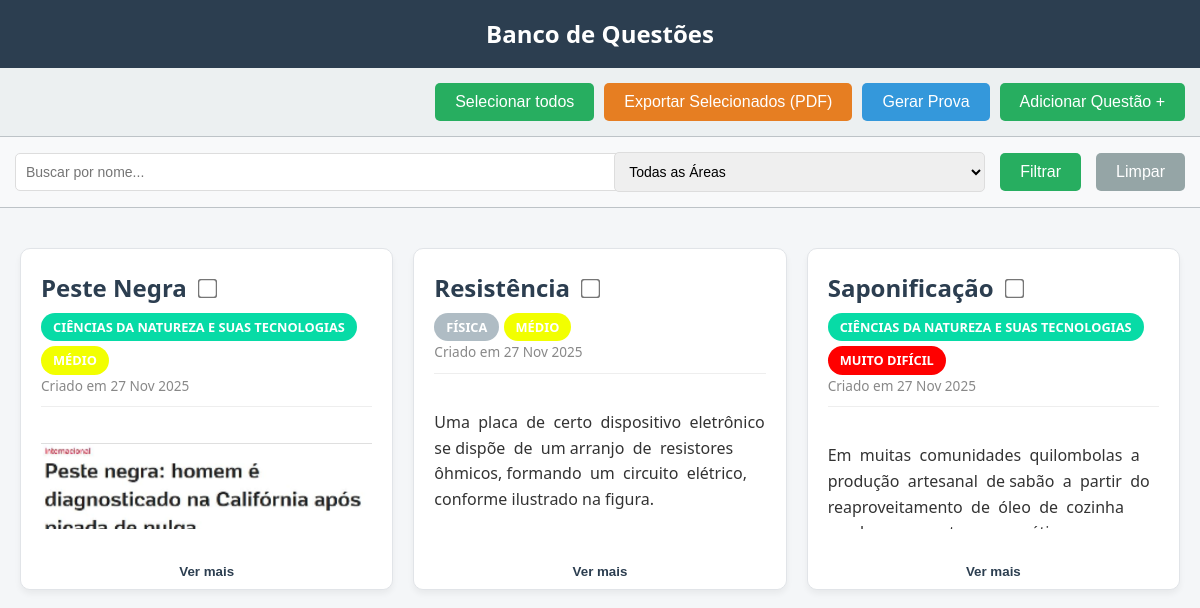
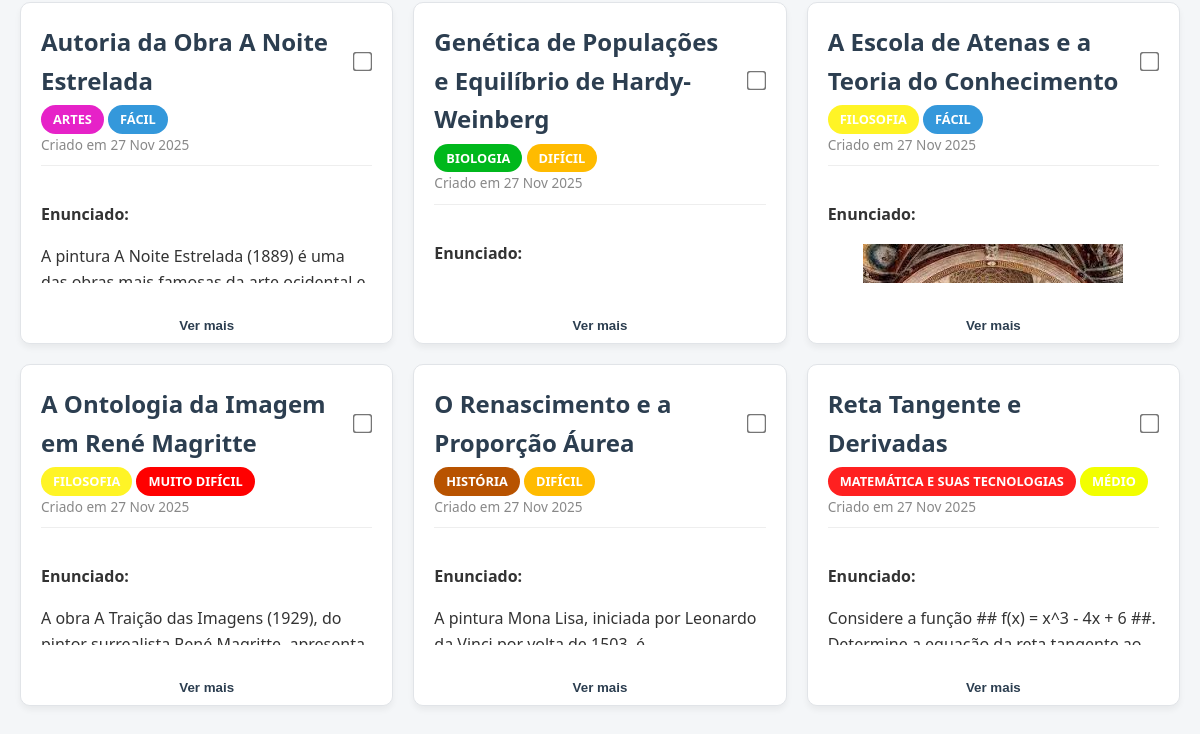
Before: / with the older database file (2 pictures, top to bottom).
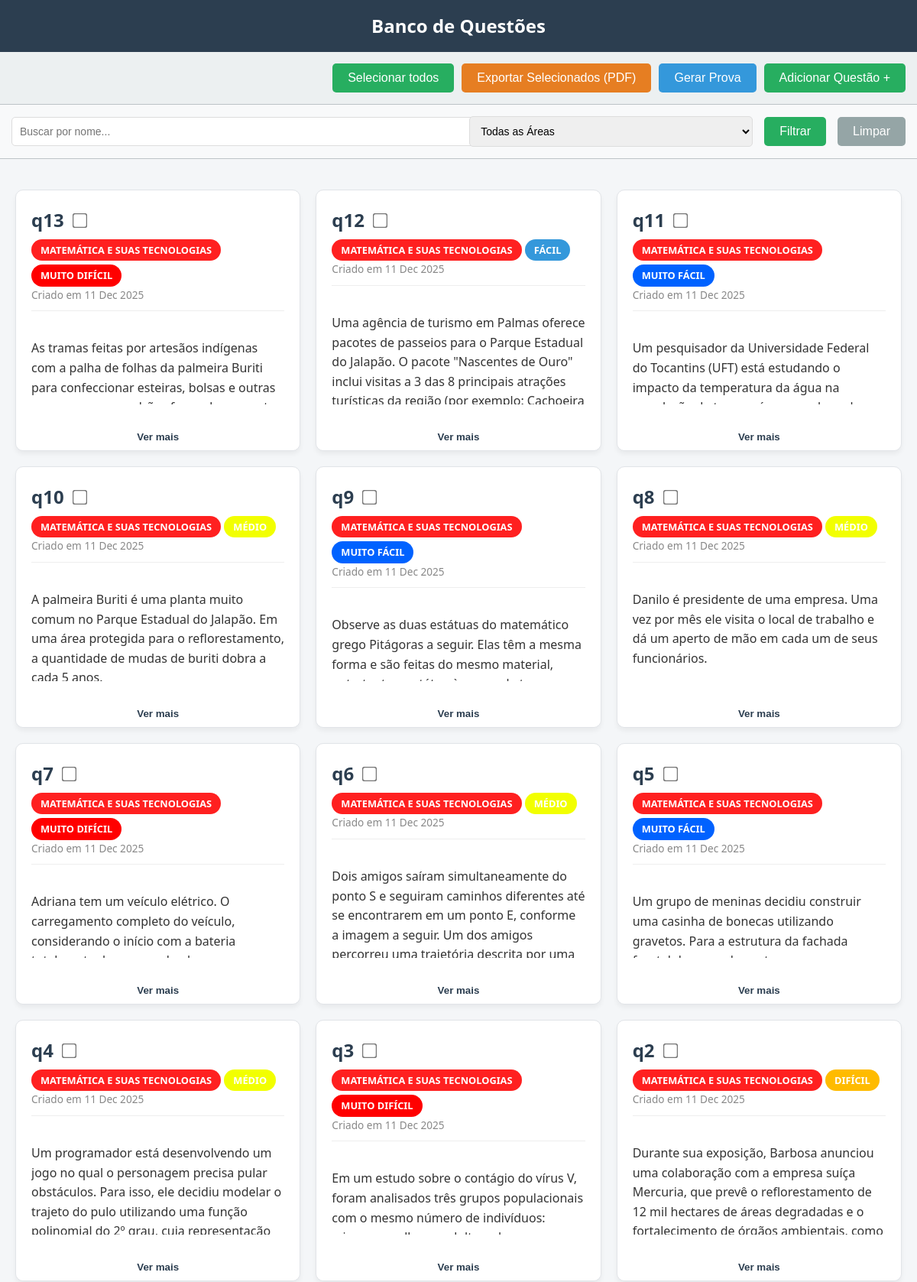
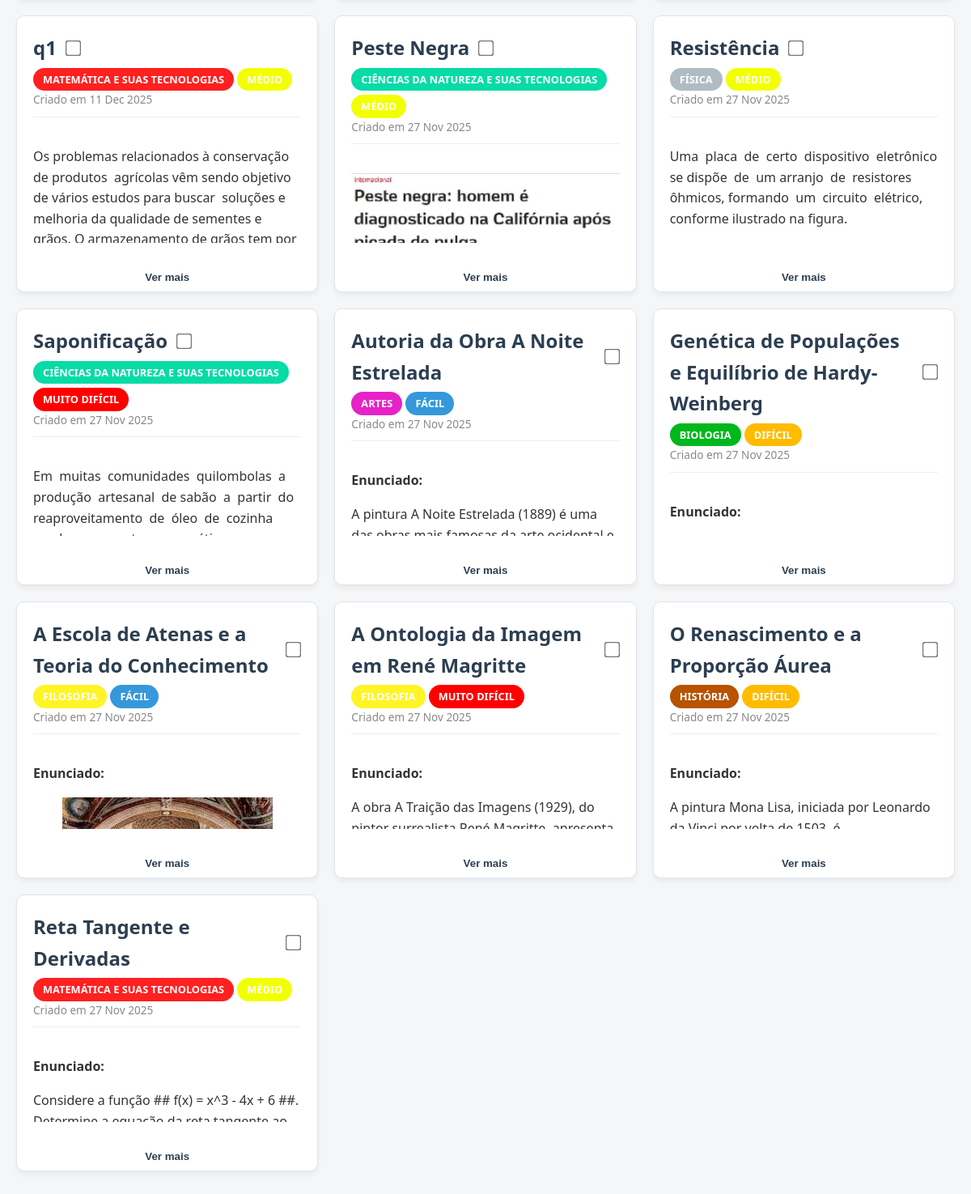
After: the same page with the newer database file (2 pictures, top to bottom).
### core/models.py (models this page shows, shortened)
class Post(models.Model):
    title = models.CharField(max_length=200)
    content = models.TextField()
    area_do_conhecimento = models.ForeignKey(AreaDoConhecimento, on_delete=models.SET_NULL, null=True, blank=True)
    dificuldade = models.ForeignKey(Dificuldade, on_delete=models.SET_NULL, null=True, blank=True)
    created_at = models.DateTimeField(auto_now_add=True, blank=True)
    updated_at = models.DateTimeField(auto_now=True)

class AreaDoConhecimento(models.Model):
    name = models.CharField(max_length=200)
    color = ColorField(default='#3498db', help_text="Choose a color")
    created_at = models.DateTimeField(auto_now_add=True)
    updated_at = models.DateTimeField(auto_now=True)
    def __str__(self):
        return self.name

class Dificuldade(models.Model):
    name = models.CharField(max_length=200)
    color = ColorField(default='#3498db', help_text="Choose a color")
    created_at = models.DateTimeField(auto_now_add=True)
    updated_at = models.DateTimeField(auto_now=True)
    def __str__(self):
        return self.name

### core/views.py (the view)
# urls.py: path('', views.PostListView.as_view(), name='index'),
class PostListView(ListView):
    model = Post
    template_name = 'index.html'
    context_object_name = 'posts'
    ordering = ['-created_at']
    def get_queryset(self):
        queryset = super().get_queryset()
        search_query = self.request.GET.get('search', '')
        if search_query:
            queryset = queryset.filter(title__icontains=search_query)
        area_id = self.request.GET.get('area', '')
        if area_id:
            queryset = queryset.filter(area_do_conhecimento_id=area_id)
        return queryset
    def get_context_data(self, **kwargs):
        context = super().get_context_data(**kwargs)
        context['form'] = PostForm()
        context['areas'] = AreaDoConhecimento.objects.all().order_by('name')
        context['current_search'] = self.request.GET.get('search', '')
        context['current_area'] = self.request.GET.get('area', '')
        return context

### core/forms.py
class PostForm(forms.ModelForm):
    class Meta:
        model = Post
        fields = ['title', 'content', 'area_do_conhecimento', 'dificuldade']
        widgets = {
            'content': SummernoteWidget(),
        }

### templates/index.html (shortened to what this page needs)
{% load static %}
<!DOCTYPE html>
<html lang="pt-br">
<head>
    <link rel="stylesheet" href="{% static 'css/styles.css' %}">
</head>
<body>
    <nav
        style="background: #2c3e50; color: white; padding: 15px; text-align: center; display: flex; align-items: center; justify-content: center;">
        <h1 style="margin: 0;">Banco de Questões</h1>
    </nav>
    <div class="action-bar">
        <button type="button" class="btn-add" style="position: static; background-color: #27ae60;"
            onclick="toggleSelectAll()">Selecionar todos</button>
        <button type="submit" form="exportForm" class="btn-add"
            style="position: static; background-color: #e67e22;">Exportar Selecionados (PDF)</button>
        <button type="submit" form="exportForm" formaction="{% url 'generate_exam_pdf' %}" class="btn-add"
            style="position: static; background-color: #3498db;">Gerar Prova</button>
        <button type="button" class="btn-add" style="position: static;" onclick="openModal()">Adicionar Questão
            +</button>
    </div>
    <div class="filter-bar"
        style="background-color: #f8f9fa; padding: 15px; border-bottom: 1px solid #bdc3c7; display: flex; gap: 15px; align-items: center;">
        <div style="flex: 1;">
            <input type="text" id="searchInput" placeholder="Buscar por nome..." value="{{ current_search }}"
                style="width: 100%; padding: 10px; border: 1px solid #ddd; border-radius: 5px; font-size: 14px;">
        </div>
        <div style="min-width: 250px;">
            <select id="areaFilter"
                style="width: 100%; padding: 10px; border: 1px solid #ddd; border-radius: 5px; font-size: 14px;">
                <option value="">Todas as Áreas</option>
            </select>
        </div>
        <button onclick="applyFilters()" class="btn-add" style="position: static; white-space: nowrap;">
            Filtrar
        </button>
        <button onclick="clearFilters()" class="btn-add"
            style="position: static; background-color: #95a5a6; white-space: nowrap;">
            Limpar
        </button>
    </div>
    <form id="exportForm" action="{% url 'export_selected_pdf' %}" method="POST">
        <div class="feed-container">
            {% for post in posts %}
            <article class="post-card" id="card-post-{{ post.id }}">
                <div class="post-header">
                    <div class="header-text">
                        <div style="display: flex; align-items: center; gap: 10px;">
                            <h2 class="post-title" style="margin: 0;">{{ post.title }}
                            </h2>
                            <input type="checkbox" name="post_ids" value="{{ post.id }}" style="transform: scale(1.5);">
                        </div>
                        {% if post.area_do_conhecimento %}
                        <span class="area-pill" style="background-color: {{ post.area_do_conhecimento.color }};">
                            {{ post.area_do_conhecimento.name }}</span>
                        {% endif %}
                        {% if post.dificuldade %}
                        <span class="area-pill" style="background-color: {{ post.dificuldade.color }};">
                            {{ post.dificuldade.name }}</span>
                        {% endif %}
                        <div class="post-meta">
                            Criado em {{ post.created_at|date:"d M Y" }}
                        </div>
                    </div>
                </div>
                <div class="post-content">
                    {{ post.content|safe }}
                </div>
                <button type="button" class="btn-expand" data-id="{{ post.id }}" data-title="{{ post.title|escapejs }}"
                    data-date="{{ post.created_at|date:'d M Y' }}" onclick="openViewModal(this)">Ver
                    mais</button>
            </article>
            {% empty %}
            <div class="post-card" style="text-align: center; color: #666;">
                <p>Nenhuma questão encontrada.</p>
            </div>
            {% endfor %}
        </div>
    </form>
</body>
</html>

### static/css/styles.css (style rules this page uses)
body { font-family: 'Segoe UI', Roboto, Helvetica, Arial, sans-serif; background-color: #f4f6f8; margin: 0; padding: 0; color: #333; line-height: 1.6; }
.feed-container { max-width: 1200px; margin: 40px auto; padding: 0 20px; display: grid; grid-template-columns: repeat(auto-fill, minmax(300px, 1fr)); gap: 20px; }
.post-card { background-color: #ffffff; border: 1px solid #e1e4e8; border-radius: 10px; padding: 20px; box-shadow: 0 4px 6px rgba(0, 0, 0, 0.05); page-break-inside: avoid; display: flex; flex-direction: column; height: 300px; overflow: hidden; position: relative; transition: all 0.3s ease; }
.post-header { margin-bottom: 20px; border-bottom: 1px solid #eee; padding-bottom: 10px; display: flex; justify-content: space-between; align-items: flex-start; }
.header-text { flex: 1; }
.post-title { margin: 0 0 5px 0; color: #2c3e50; font-size: 1.5rem; }
.post-meta { font-size: 0.85rem; color: #888; }
.post-content { font-size: 1rem; flex: 1; overflow: hidden; margin-bottom: 40px; }
.btn-expand { position: absolute; bottom: 0; left: 0; width: 100%; padding: 10px; background: linear-gradient(to bottom, transparent, white 20%, white); border: none; color: #2c3e50; font-weight: bold; cursor: pointer; text-align: center; border-bottom-left-radius: 10px; border-bottom-right-radius: 10px; }
.post-content img { max-width: 100%; height: auto; }
.btn-add { background-color: #27ae60; color: white; padding: 10px 20px; border: none; border-radius: 5px; cursor: pointer; text-decoration: none; font-size: 1rem; position: absolute; right: 20px; top: 20px; }

### templates/index.html (style rules this page uses)
.action-bar { background-color: #ecf0f1; padding: 15px; display: flex; justify-content: flex-end; gap: 10px; border-bottom: 1px solid #bdc3c7; }
.area-pill { display: inline-block; background-color: #3498db; color: white; padding: 4px 12px; border-radius: 15px; font-size: 0.8em; font-weight: bold; margin-top: 5px; text-transform: uppercase; }

Changed rows visible on the page:
added Post: title "q13", area_do_conhecimento.name "MATEMÁTICA E SUAS TECNOLOGIAS", dificuldade.name "MUITO DIFÍCIL", created_at "11 Dec 2025", content "As tramas feitas por artesãos indígenas com a palha de folhas da palmeira Buriti para confeccionar esteiras, bolsas e outras…"
added Post: title "q12", area_do_conhecimento.name "MATEMÁTICA E SUAS TECNOLOGIAS", dificuldade.name "FÁCIL", created_at "11 Dec 2025", content "Uma agência de turismo em Palmas oferece pacotes de passeios para o Parque Estadual do Jalapão. O pacote \"Nascentes de Ouro\" inclui visitas a 3 das 8 principais atrações…"
added Post: title "q11", area_do_conhecimento.name "MATEMÁTICA E SUAS TECNOLOGIAS", dificuldade.name "MUITO FÁCIL", created_at "11 Dec 2025", content "Um pesquisador da Universidade Federal do Tocantins (UFT) está estudando o impacto da temperatura da água na…"
added Post: title "q10", area_do_conhecimento.name "MATEMÁTICA E SUAS TECNOLOGIAS", dificuldade.name "MÉDIO", created_at "11 Dec 2025", content "A palmeira Buriti é uma planta muito comum no Parque Estadual do Jalapão. Em uma área protegida para o reflorestamento, a quantidade de mudas de buriti dobra a…"
added Post: title "q9", area_do_conhecimento.name "MATEMÁTICA E SUAS TECNOLOGIAS", dificuldade.name "MUITO FÁCIL", created_at "11 Dec 2025", content "Observe as duas estátuas do matemático grego Pitágoras a seguir. Elas têm a mesma forma e são feitas do mesmo material,…"
added Post: title "q8", area_do_conhecimento.name "MATEMÁTICA E SUAS TECNOLOGIAS", dificuldade.name "MÉDIO", created_at "11 Dec 2025", content "Danilo é presidente de uma empresa. Uma vez por mês ele visita o local de trabalho e dá um aperto de mão em cada um de seus funcionários."
added Post: title "q7", area_do_conhecimento.name "MATEMÁTICA E SUAS TECNOLOGIAS", dificuldade.name "MUITO DIFÍCIL", created_at "11 Dec 2025", content "Adriana tem um veículo elétrico. O carregamento completo do veículo, considerando o início com a bateria…"
added Post: title "q6", area_do_conhecimento.name "MATEMÁTICA E SUAS TECNOLOGIAS", dificuldade.name "MÉDIO", created_at "11 Dec 2025", content "Dois amigos saíram simultaneamente do ponto S e seguiram caminhos diferentes até se encontrarem em um ponto E, conforme a imagem a seguir. Um dos amigos…"
added Post: title "q5", area_do_conhecimento.name "MATEMÁTICA E SUAS TECNOLOGIAS", dificuldade.name "MUITO FÁCIL", created_at "11 Dec 2025", content "Um grupo de meninas decidiu construir uma casinha de bonecas utilizando gravetos. Para a estrutura da fachada…"
added Post: title "q4", area_do_conhecimento.name "MATEMÁTICA E SUAS TECNOLOGIAS", dificuldade.name "MÉDIO", created_at "11 Dec 2025", content "Um programador está desenvolvendo um jogo no qual o personagem precisa pular obstáculos. Para isso, ele decidiu modelar o trajeto do pulo utilizando uma função…"
added Post: title "q3", area_do_conhecimento.name "MATEMÁTICA E SUAS TECNOLOGIAS", dificuldade.name "MUITO DIFÍCIL", created_at "11 Dec 2025", content "Em um estudo sobre o contágio do vírus V, foram analisados três grupos populacionais com o mesmo número de indivíduos:…"
added Post: title "q2", area_do_conhecimento.name "MATEMÁTICA E SUAS TECNOLOGIAS", dificuldade.name "DIFÍCIL", created_at "11 Dec 2025", content "Durante sua exposição, Barbosa anunciou uma colaboração com a empresa suíça Mercuria, que prevê o reflorestamento de 12 mil hectares de áreas degradadas e o…"
added Post: title "q1", area_do_conhecimento.name "MATEMÁTICA E SUAS TECNOLOGIAS", dificuldade.name "MÉDIO", created_at "11 Dec 2025", content "Os problemas relacionados à conservação de produtos agrícolas vêm sendo objetivo de vários estudos para buscar soluções e melhoria da qualidade de sementes e…"
